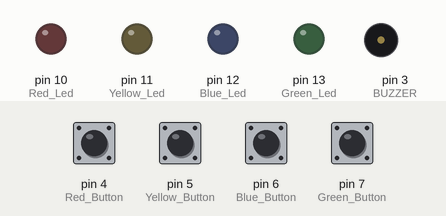
This sketch was run on a simulated Arduino Uno, built with avr-gcc and run on an emulated ATmega328P. On the bench: output pins drawn as LEDs (lit = HIGH), buzzer (waves = sounding). Inputs (shaded band) come from the test bench; at power-on: pin 4 (Red_Button), pin 5 (Yellow_Button), pin 6 (Blue_Button), pin 7 (Green_Button) HIGH.

Above: at 1.2 s.
1.3 s: pin 4 (Red_Button) pulled LOW for 0.15 s
At 1.7 s:
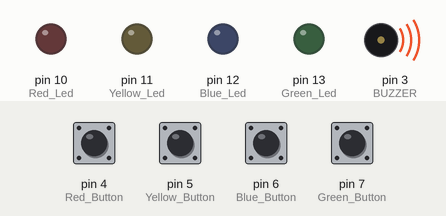
3.4 s: pin 5 (Yellow_Button) pulled LOW for 0.15 s
At 3.47 s:
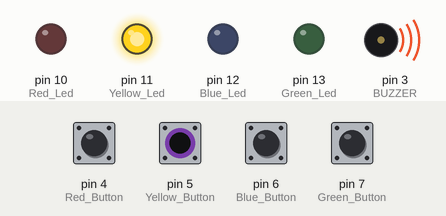
5.0 s: pin 6 (Blue_Button) pulled LOW for 0.15 s
At 5.07 s:
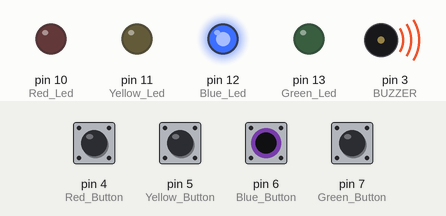
6.6 s: pin 7 (Green_Button) pulled LOW for 0.15 s
At 6.67 s:
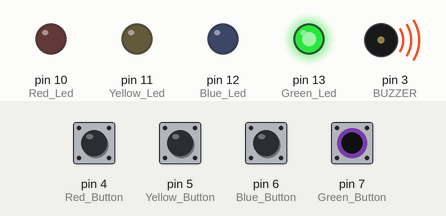
8.2 s: pin 4 (Red_Button) driven LOW and pin 5 (Yellow_Button) driven LOW
At 9.4 s:
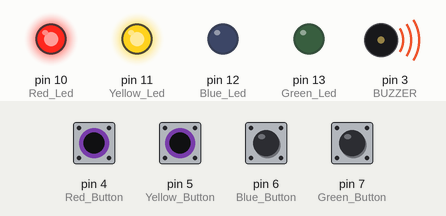
9.7 s: pin 6 (Blue_Button) pulled LOW for 1 s
At 10.5 s:
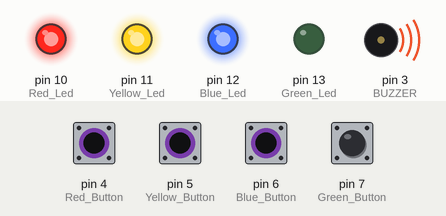
Timing chart, 0 to 13.2 s (numbered marks = the images above; inputs shaded):
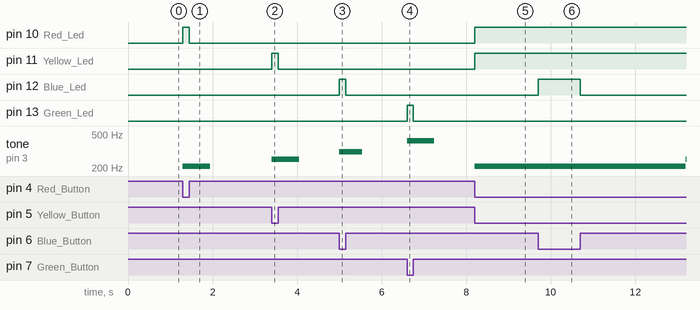

The sketch:

simon_game.ino
```cpp
//output LED'S
const int Green_Led = 13;
const int Blue_Led = 12;
const int Yellow_Led = 11;
const int Red_Led = 10;

//input Switches
const int Green_Button = 7;
const int Blue_Button = 6;
const int Yellow_Button = 5;
const int Red_Button = 4;

//output buzzer
const int BUZZER = 3;

//colour tones
const int Green_Tone = 415;
const int Blue_Tone = 310;
const int Yellow_Tone = 252;
const int Red_Tone = 209;

void setup()
{
  pinMode(Green_Led,OUTPUT);
  pinMode(Blue_Led,OUTPUT);
  pinMode(Yellow_Led,OUTPUT);
  pinMode(Red_Led,OUTPUT);

  pinMode(Green_Button,INPUT);
  pinMode(Blue_Button,INPUT);
  pinMode(Yellow_Button,INPUT);
  pinMode(Red_Button,INPUT);
}

void loop()
{
  if (!digitalRead(Green_Button))
  {
    digitalWrite(Green_Led,HIGH);
    tone(BUZZER,Green_Tone,500);
  }
  else
  {
    digitalWrite(Green_Led,LOW);
  }

  if (!digitalRead(Blue_Button))
  {
    digitalWrite(Blue_Led,HIGH);
    tone(BUZZER,Blue_Tone,500);
  }
  else
  {
    digitalWrite(Blue_Led,LOW);
  }

  if (!digitalRead(Yellow_Button))
  {
    digitalWrite(Yellow_Led,HIGH);
    tone(BUZZER,Yellow_Tone,500);
  }
  else
  {
    digitalWrite(Yellow_Led,LOW);
  }

  if (!digitalRead(Red_Button))
  {
    digitalWrite(Red_Led,HIGH);
    tone(BUZZER,Red_Tone,500);
  }
  else
  {
    digitalWrite(Red_Led,LOW);
  }
}
```

Measured:
- after the input at 1.3 s, pin 10 (Red_Led): LOW → HIGH at once, → LOW 0.15 s later; tone on pin 3 (BUZZER): silent → 209 Hz at once, → silent 0.65 s later
- after the input at 3.4 s, pin 11 (Yellow_Led): LOW → HIGH at once, → LOW 0.15 s later; tone on pin 3 (BUZZER): silent → 252 Hz at once, → silent 0.65 s later
- after the input at 5.0 s, pin 12 (Blue_Led): LOW → HIGH at once, → LOW 0.15 s later; tone on pin 3 (BUZZER): silent → 310 Hz at once, → silent 0.54 s later
- after the input at 6.6 s, pin 13 (Green_Led): LOW → HIGH at once, → LOW 0.15 s later; tone on pin 3 (BUZZER): silent → 415 Hz at once, → silent 0.65 s later
- after the input at 8.2 s, pin 10 (Red_Led), pin 11 (Yellow_Led): LOW → HIGH at once; tone on pin 3 (BUZZER): silent → 209 Hz at once
- after the input at 9.7 s, pin 12 (Blue_Led): LOW → HIGH at once, → LOW 1.0 s later; tone on pin 3 (BUZZER): 209 Hz → 252 Hz after 3.5 s
